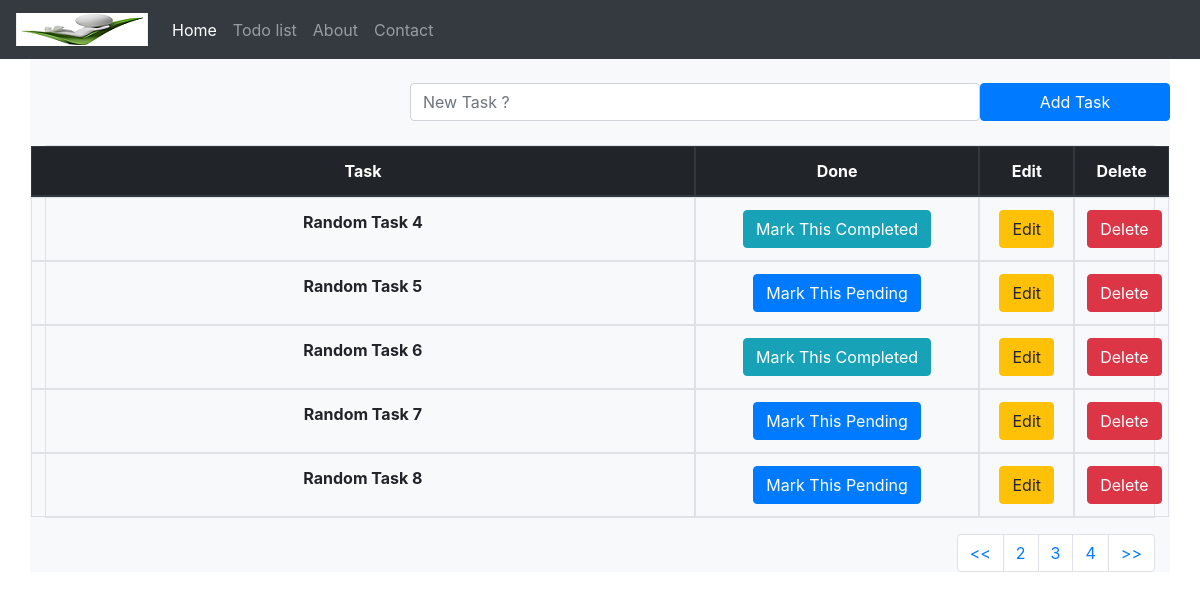
/todolist/?pg=3, run on the app's committed database.
### todolist_app/models.py (models this page shows, shortened)
class TaskList(models.Model):
    task = models.CharField(max_length = 300)
    done = models.BooleanField(default = False)

### todolist_app/views.py (the view)
# urls.py: path('todolist/', include('todolist_app.urls')),
def todolist(request):
    if request.method == "POST":
        form = TaskForm(request.POST or None)
        if form.is_valid():
            form.save()
        messages.success(request, ("Task Added Successfully !"))
        return redirect('todolist')
    else:
        all_tasks = TaskList.objects.all()
        paginator = Paginator(all_tasks, 5)
        page = request.GET.get('pg')
        all_tasks = paginator.get_page(page)
        return render(request, 'todolist.html', { 'all_tasks' : all_tasks })

### todolist_app/templates/todolist.html (shortened to what this page needs)
{% extends 'base.html' %}
{% block content %}
  <form method="POST" class="row">
    <label class="col-md-4"></label>
    <input type="text" class="form-control col-md-6" name="task" placeholder="New Task ?">
    <button type="submit" class="btn btn-primary col-md-2">Add Task</button>
  </form>
  <table class="table table-bordered text-center">
    <thead class="thead-dark">
      <tr class="row">
        <th class="col-7">Task</th>
        <th class="col-3">Done</th>
        <th class="col-1">Edit</th>
        <th class="col-1">Delete</th>
      </tr>
    </thead>
    <tbody>
  {% if all_tasks %}
    {% for obj in all_tasks  %}
      {% if obj.done %}
        <tr class="row">
          <th class="col-7">{{ obj.task }}</th>
          <td class="col-3"><a href="{% url 'pending_task' obj.id %}"><button type="button" class="btn btn-primary">Mark This Pending</button></a></td>
          <td class="col-1"><a href="{% url 'edit_task' obj.id %}"><button type="button" class="btn btn-warning">Edit</button></a></td>
          <td class="col-1"><a href="{% url 'delete_task' obj.id %}"><button type="button" class="btn btn-danger">Delete</button></a></td>
        </tr>
      {% else %}
        <tr class="row">
          <th class="col-7"> {{ obj.task }}</th>
          <td class="col-3"><a href="{% url 'complete_task' obj.id %}"><button type="button" class="btn btn-info">Mark This Completed</button></a></td>
          <td class="col-1"><a href="{% url 'edit_task' obj.id %}"><button type="button" class="btn btn-warning">Edit</button></a></td>
          <td class="col-1"><a href="{% url 'delete_task' obj.id %}"><button type="button" class="btn btn-danger">Delete</button></a></td>
        </tr>
      {% endif %}
    {% endfor %}
  {% endif %}
      </tbody>
    </table>
    <nav aria-label="Page navigation example">
      <ul class="pagination justify-content-end">
        <li class="page-item"><a class="page-link" href="?pg=1"><<</a></li>
        {% if all_tasks.has_previous %}
          <li class="page-item"><a class="page-link" href="?pg={{ all_tasks.previous_page_number }}">{{ all_tasks.previous_page_number }}</a></li>
        {% endif %}
        <li class="page-item"><a class="page-link" href="?pg={{ all_tasks.number }}">{{ all_tasks.number }}</a></li>
        {% if all_tasks.has_next %}
          <li class="page-item"><a class="page-link" href="?pg={{ all_tasks.next_page_number }}">{{ all_tasks.next_page_number }}</a></li>
        {% endif %}
        <li class="page-item"><a class="page-link" href="?pg={{ all_tasks.paginator.num_pages }}">>></a></li>
      </ul>
    </nav>
{% endblock content %}

### data on the page
TaskList: task "Random Task 4"
TaskList: task "Random Task 5"
TaskList: task "Random Task 6"
TaskList: task "Random Task 7"
TaskList: task "Random Task 8"

### other printed values
{{ all_tasks.previous_page_number }} "2"
{{ all_tasks.number }} "3"
{{ all_tasks.next_page_number }} "4"
